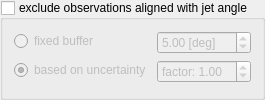
          <widget class="QGroupBox" name="groupBox_jet_angle">
           <property name="title">
            <string>exclude observations aligned with jet angle</string>
           </property>
           <property name="checkable">
            <bool>true</bool>
           </property>
           <property name="checked">
            <bool>false</bool>
           </property>
           <layout class="QFormLayout" name="formLayout_6">
            <item row="1" column="1">
             <widget class="QDoubleSpinBox" name="doubleSpinBox_jet_angle_buffer">
              <property name="enabled">
               <bool>false</bool>
              </property>
              <property name="suffix">
               <string> [deg]</string>
              </property>
              <property name="maximum">
               <double>180.000000000000000</double>
              </property>
              <property name="singleStep">
               <double>5.000000000000000</double>
              </property>
              <property name="value">
               <double>5.000000000000000</double>
              </property>
             </widget>
            </item>
            <item row="1" column="0">
             <widget class="QRadioButton" name="radioButton_jet_angle_buffer">
              <property name="text">
               <string>fixed buffer</string>
              </property>
             </widget>
            </item>
            <item row="2" column="0">
             <widget class="QRadioButton" name="radioButton_jet_angle_factor">
              <property name="text">
               <string>based on uncertainty</string>
              </property>
              <property name="checked">
               <bool>true</bool>
              </property>
             </widget>
            </item>
            <item row="2" column="1">
             <widget class="QDoubleSpinBox" name="doubleSpinBox_jet_angle_factor">
              <property name="prefix">
               <string>factor: </string>
              </property>
              <property name="suffix">
               <string/>
              </property>
              <property name="minimum">
               <double>0.100000000000000</double>
              </property>
              <property name="maximum">
               <double>5.000000000000000</double>
              </property>
              <property name="singleStep">
               <double>0.500000000000000</double>
              </property>
              <property name="value">
               <double>1.000000000000000</double>
              </property>
             </widget>
            </item>
           </layout>
          </widget>
